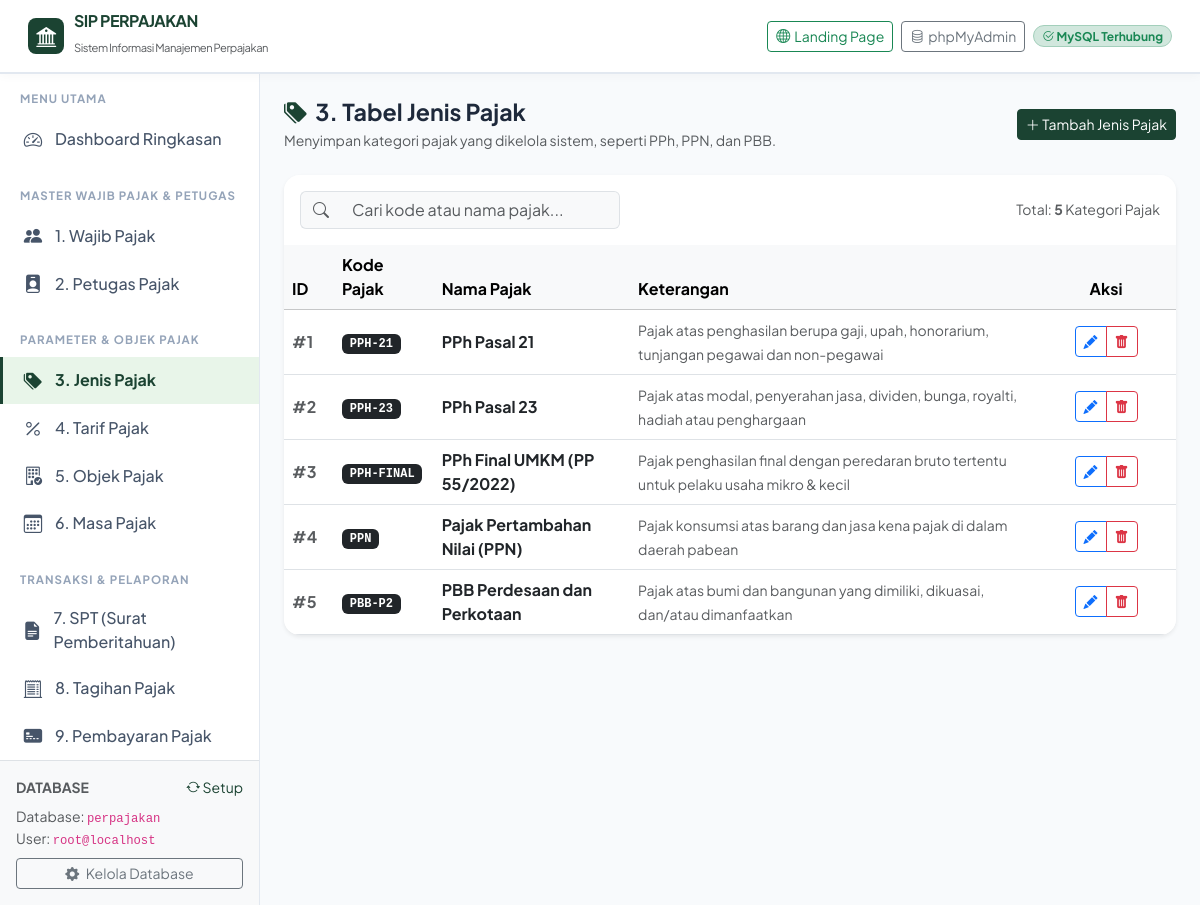
The page /jenis_pajak.php on the database its author committed.
### tables this page shows
CREATE TABLE `jenis_pajak` (
  `id_jenis_pajak` INT NOT NULL AUTO_INCREMENT,
  `kode_pajak` VARCHAR(20) DEFAULT NULL,
  `nama_pajak` VARCHAR(100) NOT NULL,
  `keterangan` TEXT DEFAULT NULL,
  PRIMARY KEY (`id_jenis_pajak`),
  UNIQUE KEY `uk_kode_pajak` (`kode_pajak`)
);

### jenis_pajak.php (the view, shortened to what this page needs)
<?php
require_once __DIR__ . '/includes/header.php';
$db = getDB();
$action = $_GET['action'] ?? 'index';
$row_data = null;
$data_list = [];
if ($dbReady) {
    try {
        $data_list = $db->query("SELECT * FROM jenis_pajak ORDER BY id_jenis_pajak ASC")->fetchAll();
    } catch (Exception $e) {}
}
?>
<div class="d-flex justify-content-between align-items-center flex-wrap gap-2 mb-4">
    <div>
        <h1 class="page-title"><i class="bi bi-tags-fill text-tax-primary me-2"></i>3. Tabel Jenis Pajak</h1>
        <p class="text-muted small mb-0">Menyimpan kategori pajak yang dikelola sistem, seperti PPh, PPN, dan PBB.</p>
    </div>
    <div>
        <?php if ($action === 'create' || $action === 'edit'): ?>
            <a href="jenis_pajak.php" class="btn btn-outline-secondary btn-sm"><i class="bi bi-arrow-left"></i> Kembali ke Daftar</a>
        <?php else: ?>
            <a href="jenis_pajak.php?action=create" class="btn btn-tax-primary btn-sm"><i class="bi bi-plus-lg"></i> Tambah Jenis Pajak</a>
        <?php endif; ?>
    </div>
</div>
<?php if ($action === 'create' || $action === 'edit'): ?>
    <div class="card border-0 shadow-sm rounded-4">
        <div class="card-header bg-white py-3 border-0">
            <h5 class="fw-bold mb-0 text-dark">
                <?= $action === 'create' ? '<i class="bi bi-tag text-success me-2"></i>Tambah Jenis Pajak Baru' : '<i class="bi bi-pencil-square text-primary me-2"></i>Edit Jenis Pajak' ?>
            </h5>
        </div>
        <div class="card-body p-4">
            <form method="POST">
                <div class="row g-3">
                    <div class="col-md-6">
                        <label class="form-label fw-semibold">Kode Pajak</label>
                        <input type="text" name="kode_pajak" class="form-control text-uppercase" placeholder="Contoh: PPH-21, PPN, PBB-P2"
                               value="<?= htmlspecialchars($_POST['kode_pajak'] ?? $row_data['kode_pajak'] ?? '') ?>">
                        <div class="form-text">Kode unik kategori pajak (opsional/unik).</div>
                    </div>
                    <div class="col-md-6">
                        <label class="form-label fw-semibold">Nama Pajak <span class="text-danger">*</span></label>
                        <input type="text" name="nama_pajak" class="form-control" placeholder="Contoh: Pajak Penghasilan Pasal 21"
                               value="<?= htmlspecialchars($_POST['nama_pajak'] ?? $row_data['nama_pajak'] ?? '') ?>" required>
                    </div>
                    <div class="col-12">
                        <label class="form-label fw-semibold">Keterangan / Deskripsi</label>
                        <textarea name="keterangan" class="form-control" rows="3" placeholder="Penjelasan mengenai dasar pengenaan jenis pajak ini"><?= htmlspecialchars($_POST['keterangan'] ?? $row_data['keterangan'] ?? '') ?></textarea>
                    </div>
                    <div class="col-12 mt-4">
                        <button type="submit" class="btn btn-tax-primary px-4 fw-semibold">
                            <i class="bi bi-save me-1"></i> <?= $action === 'create' ? 'Simpan Jenis Pajak' : 'Perbarui Data' ?>
                        </button>
                        <a href="jenis_pajak.php" class="btn btn-outline-secondary ms-2">Batal</a>
                    </div>
                </div>
            </form>
        </div>
    </div>
<?php else: ?>
    <div class="card border-0 shadow-sm rounded-4 overflow-hidden">
        <div class="card-header bg-white py-3 border-0 d-flex justify-content-between align-items-center flex-wrap gap-2">
            <div class="input-group" style="max-width: 320px;">
                <span class="input-group-text bg-light border-end-0"><i class="bi bi-search text-muted"></i></span>
                <input type="text" id="tableSearchInput" class="form-control bg-light border-start-0" placeholder="Cari kode atau nama pajak...">
            </div>
            <div class="small text-muted">
                Total: <strong><?= count($data_list) ?></strong> Kategori Pajak
            </div>
        </div>
        <div class="table-responsive">
            <table class="table table-hover align-middle mb-0 table-searchable">
                <thead class="table-light">
                    <tr>
                        <th style="width: 50px;">ID</th>
                        <th>Kode Pajak</th>
                        <th>Nama Pajak</th>
                        <th>Keterangan</th>
                        <th class="text-center" style="width: 140px;">Aksi</th>
                    </tr>
                </thead>
                <tbody>
                    <?php if (empty($data_list)): ?>
                        <tr><td colspan="5" class="text-center py-4 text-muted">Belum ada data Jenis Pajak.</td></tr>
                    <?php else: ?>
                        <?php foreach ($data_list as $row): ?>
                        <tr>
                            <td><span class="text-muted fw-bold">#<?= $row['id_jenis_pajak'] ?></span></td>
                            <td><span class="badge bg-dark font-monospace"><?= htmlspecialchars($row['kode_pajak'] ?: '-') ?></span></td>
                            <td>
                                <div class="fw-bold text-dark"><?= htmlspecialchars($row['nama_pajak']) ?></div>
                            </td>
                            <td><span class="small text-muted"><?= htmlspecialchars($row['keterangan'] ?: '-') ?></span></td>
                            <td class="text-center">
                                <div class="btn-group btn-group-sm">
                                    <a href="jenis_pajak.php?action=edit&id=<?= $row['id_jenis_pajak'] ?>" class="btn btn-outline-primary" title="Edit">
                                        <i class="bi bi-pencil-fill"></i>
                                    </a>
                                    <a href="jenis_pajak.php?action=delete&id=<?= $row['id_jenis_pajak'] ?>"
                                       class="btn btn-outline-danger btn-confirm-delete"
                                       data-name="Jenis Pajak <?= htmlspecialchars($row['nama_pajak']) ?>" title="Hapus">
                                        <i class="bi bi-trash-fill"></i>
                                    </a>
                                </div>
                            </td>
                        </tr>
                        <?php endforeach; ?>
                    <?php endif; ?>
                </tbody>
            </table>
        </div>
    </div>
<?php endif; ?>
<?php require_once __DIR__ . '/includes/footer.php'; ?>

### assets/css/style.css (style rules this page uses)
:root { --tax-primary: #1b4332; --tax-primary-dark: #0f281e; --tax-primary-light: #2d6a4f; --tax-accent: #d4af37; --tax-accent-hover: #b89628; --tax-gold: #f59e0b; --tax-bg: #f8fafc; --tax-sidebar-width: 260px; }
body { font-family: 'Segoe UI', system-ui, -apple-system, BlinkMacSystemFont, Roboto, sans-serif; background-color: var(--tax-bg); color: #334155; min-height: 100vh; }
.text-tax-primary { color: var(--tax-primary) !important; }
.btn-tax-primary { background-color: var(--tax-primary); border-color: var(--tax-primary); color: #ffffff; transition: all 0.2s ease-in-out; }
.page-title { font-size: 1.45rem; font-weight: 700; color: #1e293b; margin-bottom: 4px; }

### includes/header.php (style rules this page uses)
body { font-family: 'Plus Jakarta Sans', sans-serif; }

### rows shown on the page
jenis_pajak: id_jenis_pajak "1", kode_pajak "PPH-21", nama_pajak "PPh Pasal 21", keterangan "Pajak atas penghasilan berupa gaji, upah, honorarium, tunjangan pegawai dan non-pegawai"
jenis_pajak: id_jenis_pajak "2", kode_pajak "PPH-23", nama_pajak "PPh Pasal 23", keterangan "Pajak atas modal, penyerahan jasa, dividen, bunga, royalti, hadiah atau penghargaan"
jenis_pajak: id_jenis_pajak "3", kode_pajak "PPH-FINAL", nama_pajak "PPh Final UMKM (PP 55/2022)", keterangan "Pajak penghasilan final dengan peredaran bruto tertentu untuk pelaku usaha mikro & kecil"
jenis_pajak: id_jenis_pajak "4", kode_pajak "PPN", nama_pajak "Pajak Pertambahan Nilai (PPN)", keterangan "Pajak konsumsi atas barang dan jasa kena pajak di dalam daerah pabean"
jenis_pajak: id_jenis_pajak "5", kode_pajak "PBB-P2", nama_pajak "PBB Perdesaan dan Perkotaan", keterangan "Pajak atas bumi dan bangunan yang dimiliki, dikuasai, dan/atau dimanfaatkan"

### other values the page prints
count($data_list) "5"
